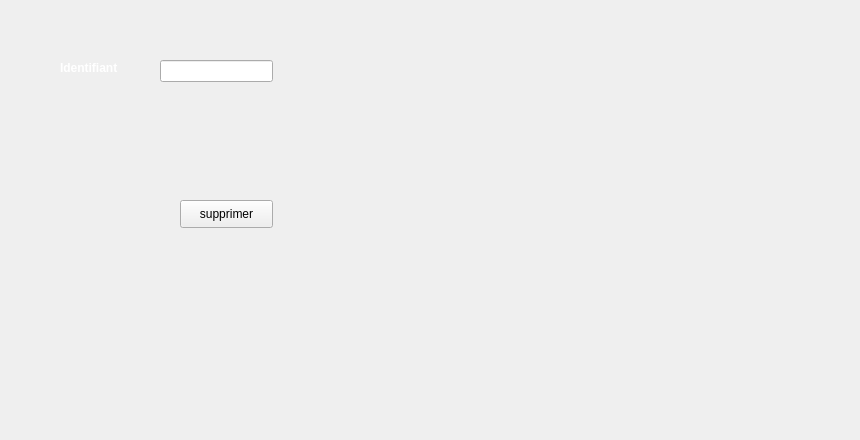
      <widget class="QWidget" name="tab_20">
       <attribute name="title">
        <string>Supprimer une societe</string>
       </attribute>
       <widget class="QLabel" name="label_60">
        <property name="geometry">
         <rect>
          <x>60</x>
          <y>60</y>
          <width>81</width>
          <height>16</height>
         </rect>
        </property>
        <property name="font">
         <font>
          <weight>75</weight>
          <bold>true</bold>
         </font>
        </property>
        <property name="styleSheet">
         <string notr="true">color: rgb(255, 255, 255);</string>
        </property>
        <property name="text">
         <string>Identifiant</string>
        </property>
       </widget>
       <widget class="QLineEdit" name="le_id_supp">
        <property name="geometry">
         <rect>
          <x>160</x>
          <y>60</y>
          <width>113</width>
          <height>22</height>
         </rect>
        </property>
       </widget>
       <widget class="QLabel" name="label_61">
        <property name="geometry">
         <rect>
          <x>0</x>
          <y>0</y>
          <width>851</width>
          <height>431</height>
         </rect>
        </property>
        <property name="text">
         <string/>
        </property>
        <property name="pixmap">
         <pixmap>../../Pictures/Wallpaper-Malavida-Green-Top-Image.jpg</pixmap>
        </property>
       </widget>
       <widget class="QPushButton" name="pb_supprimer_3">
        <property name="geometry">
         <rect>
          <x>180</x>
          <y>200</y>
          <width>93</width>
          <height>28</height>
         </rect>
        </property>
        <property name="text">
         <string>supprimer</string>
        </property>
       </widget>
       <zorder>label_60</zorder>
       <zorder>label_61</zorder>
       <zorder>le_id_supp</zorder>
       <zorder>pb_supprimer_3</zorder>
      </widget>
